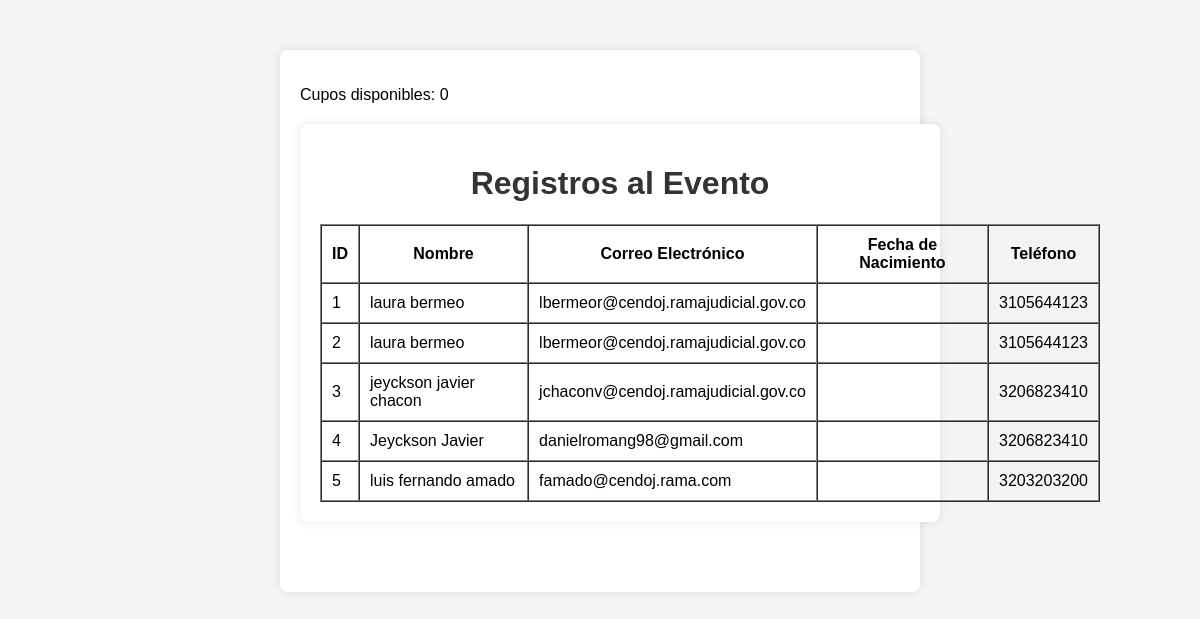
The page /registros on the database as committed earlier.
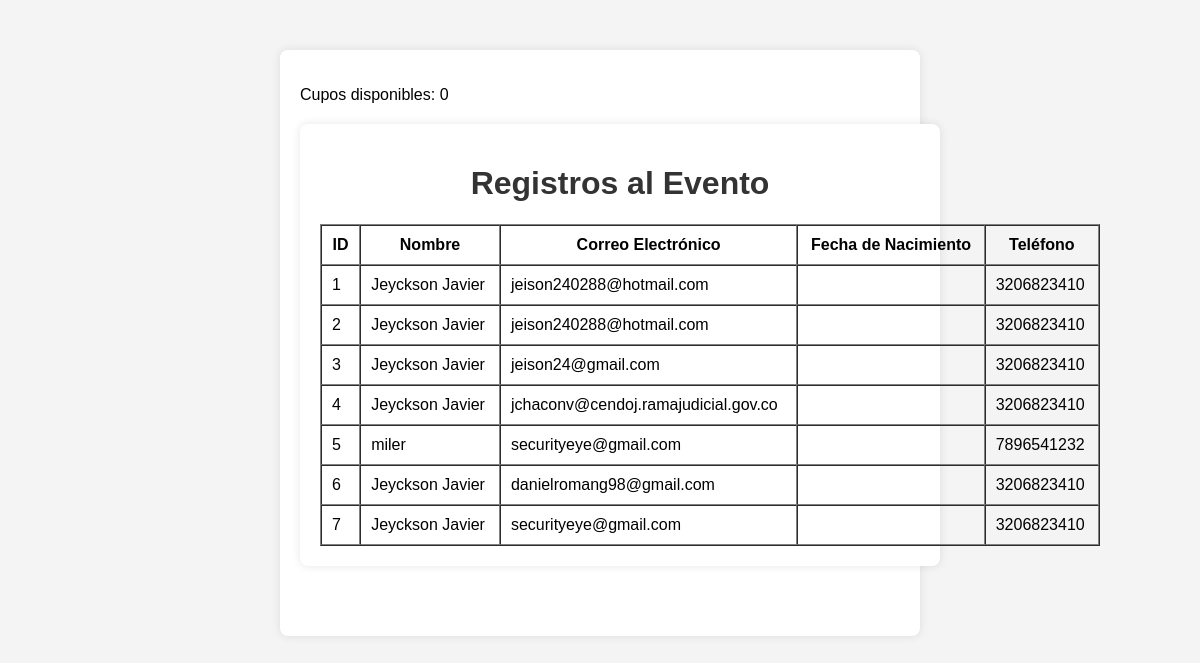
The same page on the database as committed later.
### tables this page shows
CREATE TABLE registros (
    id INTEGER PRIMARY KEY,
    name TEXT,
    cedula TEXT,
    oficina TEXT,
    phone TEXT,
    email TEXT,
    espera INTEGER
);

### app.py (the view)
@app.route('/registros')
def registros():
    conn = get_db_connection()
    registros = conn.execute('SELECT * FROM registros').fetchall()
    acompanantes = conn.execute('SELECT * FROM acompanantes').fetchall()
    conn.close()
    return render_template('registros.html', registros=registros, acompanantes=acompanantes)

### app.py (called while the page is built)
def get_db_connection():
    conn = sqlite3.connect('registros_evento.db')
    conn.row_factory = sqlite3.Row
    return conn

### templates/registros.html (shortened to what this page needs)
<!DOCTYPE html>
<html lang="es">
<head>
    <link rel="stylesheet" href="{{ url_for('static', filename='css/style.css') }}">
</head>
<body>
    <div class="container">
        <p>Cupos disponibles: <span id="cupos-disponibles">{{ cupos_disponibles }}</span></p>
    <div class="container" style="width: 130%; margin-top: 20px;">
        <h1>Registros al Evento</h1>
        <table border="1" cellspacing="0" cellpadding="10" style="width: 130%; margin-top: 20px;">
            <thead>
                <tr>
                    <th>ID</th>
                    <th>Nombre</th>
                    <th>Correo Electrónico</th>
                    <th>Fecha de Nacimiento</th>
                    <th>Teléfono</th>
                </tr>
            </thead>
            <tbody>
                {% for registro in registros %}
                <tr>
                    <td>{{ registro.id }}</td>
                    <td>{{ registro.name }}</td>
                    <td>{{ registro.email }}</td>
                    <td>{{ registro.dob }}</td>
                    <td>{{ registro.phone }}</td>
                </tr>
                {% endfor %}
            </tbody>
        </table>
    </div>
</body>
</html>

Rows that differ between the two databases and show on the page:
changed registros id 1: name "laura bermeo" → "Jeyckson Javier"; email "lbermeor@cendoj.ramajudicial.gov.co" → "jeison240288@hotmail.com"; phone "3105644123" → "3206823410"
changed registros id 2: name "laura bermeo" → "Jeyckson Javier"; email "lbermeor@cendoj.ramajudicial.gov.co" → "jeison240288@hotmail.com"; phone "3105644123" → "3206823410"
changed registros id 3: name "jeyckson javier chacon" → "Jeyckson Javier"; email "jchaconv@cendoj.ramajudicial.gov.co" → "jeison24@gmail.com"
changed registros id 4: email "danielromang98@gmail.com" → "jchaconv@cendoj.ramajudicial.gov.co"
changed registros id 5: name "luis fernando amado" → "miler"; email "famado@cendoj.rama.com" → "securityeye@gmail.com"; phone "3203203200" → "7896541232"
added registros: id "6", name "Jeyckson Javier", email "danielromang98@gmail.com", phone "3206823410"
added registros: id "7", name "Jeyckson Javier", email "securityeye@gmail.com", phone "3206823410"
